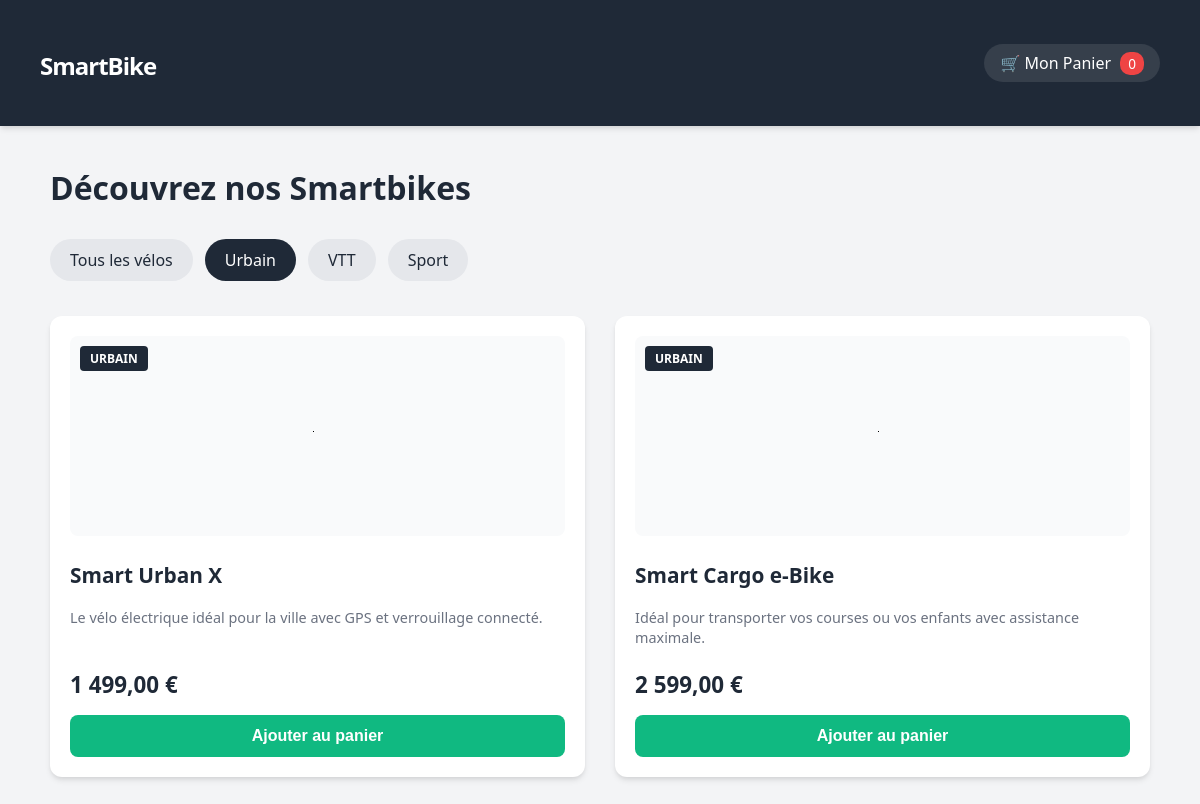
The page /index.php?categorie=Urbain on the database its author committed.
### tables this page shows
CREATE TABLE IF NOT EXISTS `produits` (
  `id` int NOT NULL AUTO_INCREMENT,
  `nom` varchar(100) NOT NULL,
  `description` text,
  `prix` decimal(10,2) NOT NULL,
  `categorie` varchar(50) NOT NULL,
  `image` longblob NOT NULL,
  PRIMARY KEY (`id`)
);

### index.php (the view, shortened to what this page needs)
<?php
include 'config.php';
$categorie_choisie = isset($_GET['categorie']) ? $_GET['categorie'] : '';
if (!empty($categorie_choisie)) {
    $stmt = $pdo->prepare("SELECT * FROM produits WHERE categorie = ?");
    $stmt->execute([$categorie_choisie]);
} else {
    $stmt = $pdo->query("SELECT * FROM produits");
}
$produits = $stmt->fetchAll(PDO::FETCH_ASSOC);
$nb_articles_panier = isset($_SESSION['panier']) ? array_sum($_SESSION['panier']) : 0;
?>
<!DOCTYPE html>
<html lang="fr">
<head>
    <link rel="stylesheet" href="styles.css">
</head>
<body>
<header>
    <h1><a href="index.php">SmartBike</a></h1>
    <a href="panier.php" class="Lien-panier">🛒 Mon Panier <span><?php echo $nb_articles_panier; ?></span></a>
</header>
<div class="container">
    <h2>Découvrez nos Smartbikes</h2>
    <div class="filtres">
        <a href="index.php" class="<?php echo empty($categorie_choisie) ? 'active' : ''; ?>">Tous les vélos</a>
        <a href="index.php?categorie=Urbain" class="<?php echo $categorie_choisie == 'Urbain' ? 'active' : ''; ?>">Urbain</a>
        <a href="index.php?categorie=VTT" class="<?php echo $categorie_choisie == 'VTT' ? 'active' : ''; ?>">VTT</a>
        <a href="index.php?categorie=Sport" class="<?php echo $categorie_choisie == 'Sport' ? 'active' : ''; ?>">Sport</a>
    </div>
    <div class="grille-produits">
        <?php foreach ($produits as $produit): ?>
            <div class="carte-produit">
                <div class="image-container">
                    <img alt="<?php echo $produit['nom']; ?>">
                </div>
                <span class="badge-cat"><?php echo $produit['categorie']; ?></span>
                <h3><?php echo $produit['nom']; ?></h3>
                <p><?php echo $produit['description']; ?></p>
                <div class="prix"><?php echo number_format($produit['prix'], 2, ',', ' '); ?> €</div>
                <form method="post" action="index.php">
                    <button type="submit" name="ajouter_panier" class="btn">Ajouter au panier</button>
                </form>
            </div>
        <?php endforeach; ?>
    </div>
</div>
</body>
</html>

### styles.css (style rules this page uses)
:root { --primary: #10b981; --primary-hover: #059669; --dark: #1f2937; --light-bg: #f3f4f6; --card-bg: #ffffff; --text-muted: #6b7280; --shadow: 0 4px 6px -1px rgba(0, 0, 0, 0.1), 0 2px 4px -1px rgba(0, 0, 0, 0.06); --transition: all 0.3s ease; }
body { font-family: 'Segoe UI', Tahoma, Geneva, Verdana, sans-serif; margin: 0; padding: 0; background-color: var(--light-bg); color: var(--dark); }
header { background: var(--dark); color: white; padding: 20px 40px; display: flex; justify-content: space-between; align-items: center; box-shadow: var(--shadow); }
header h1 a { color: white; text-decoration: none; font-size: 1.5rem; letter-spacing: -1px; }
header a.Lien-panier { color: white; text-decoration: none; background: rgba(255, 255, 255, 0.1); padding: 8px 16px; border-radius: 20px; transition: var(--transition); }
header a.Lien-panier span { background: #ef4444; padding: 2px 8px; border-radius: 10px; font-size: 0.85rem; margin-left: 5px; }
.container { max-width: 1100px; margin: 40px auto; padding: 0 20px; }
h2 { font-size: 2rem; margin-bottom: 30px; font-weight: 700; }
.filtres { margin-bottom: 35px; display: flex; gap: 12px; }
.filtres a { padding: 10px 20px; background: #e5e7eb; color: var(--dark); text-decoration: none; border-radius: 25px; font-weight: 500; transition: var(--transition); }
.filtres a.active { background: var(--dark); color: white; }
.grille-produits { display: grid; grid-template-columns: repeat(auto-fit, minmax(300px, 1fr)); gap: 30px; }
.carte-produit { background: var(--card-bg); border-radius: 12px; padding: 20px; box-shadow: var(--shadow); transition: var(--transition); position: relative; display: flex; flex-direction: column; }
.image-container { background: #f9fafb; border-radius: 8px; height: 200px; display: flex; align-items: center; justify-content: center; margin-bottom: 15px; overflow: hidden; }
.carte-produit img { max-width: 100%; max-height: 100%; object-fit: contain; }
.badge-cat { position: absolute; top: 30px; left: 30px; background: var(--dark); color: white; padding: 4px 10px; font-size: 0.75rem; border-radius: 4px; text-transform: uppercase; font-weight: bold; }
.carte-produit h3 { margin: 10px 0 5px 0; font-size: 1.3rem; }
.carte-produit p { color: var(--text-muted); font-size: 0.9rem; line-height: 1.4; margin-bottom: 20px; flex-grow: 1; }
.prix { font-size: 1.4rem; color: var(--dark); font-weight: 700; margin-bottom: 15px; text-align: left; }
.btn { background: var(--primary); color: white; border: none; padding: 12px; cursor: pointer; border-radius: 8px; width: 100%; font-size: 1rem; font-weight: 600; transition: var(--transition); }

### rows shown on the page
produits: categorie "URBAIN", nom "Smart Urban X", description "Le vélo électrique idéal pour la ville avec GPS et verrouillage connecté.", prix "1 499,00"
produits: categorie "URBAIN", nom "Smart Cargo e-Bike", description "Idéal pour transporter vos courses ou vos enfants avec assistance maximale.", prix "2 599,00"

### other values the page prints
$nb_articles_panier "0"
